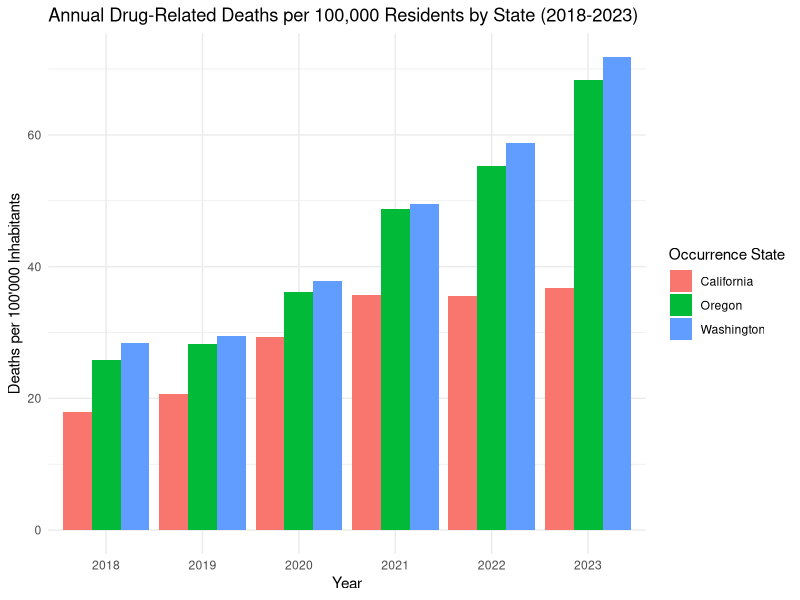
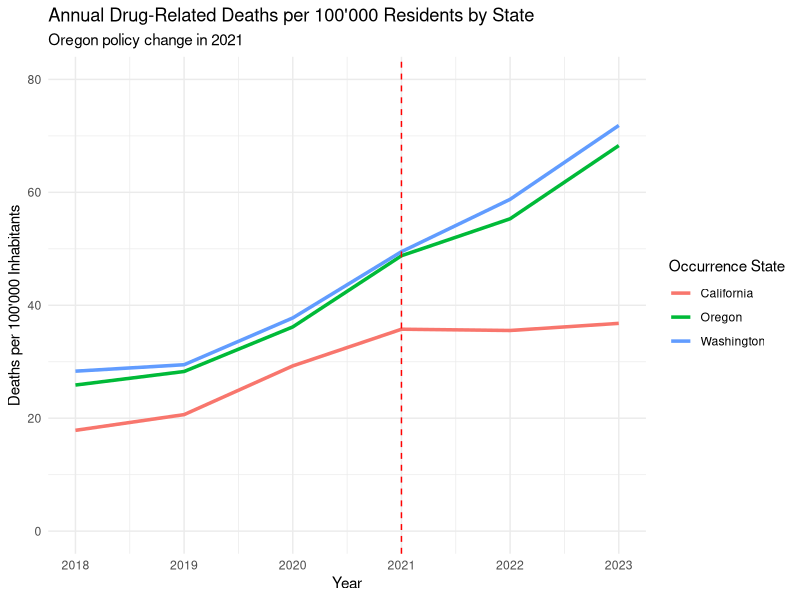
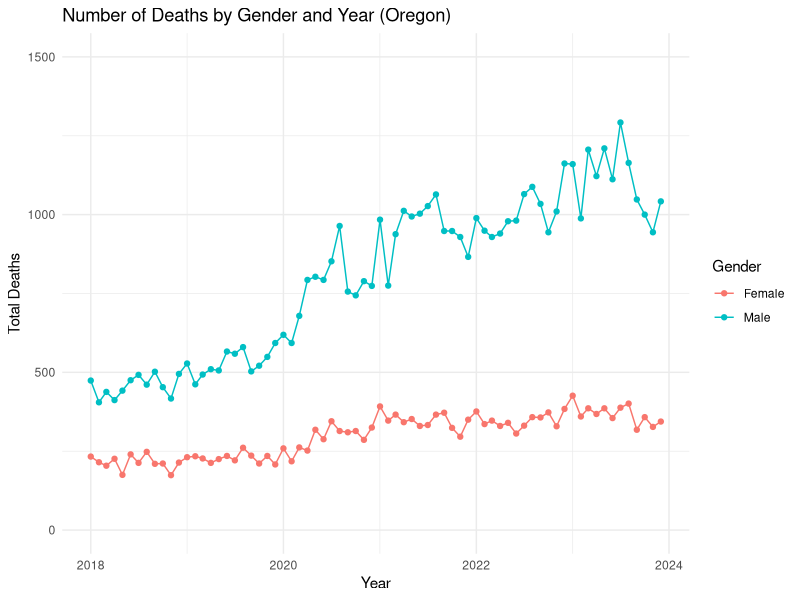
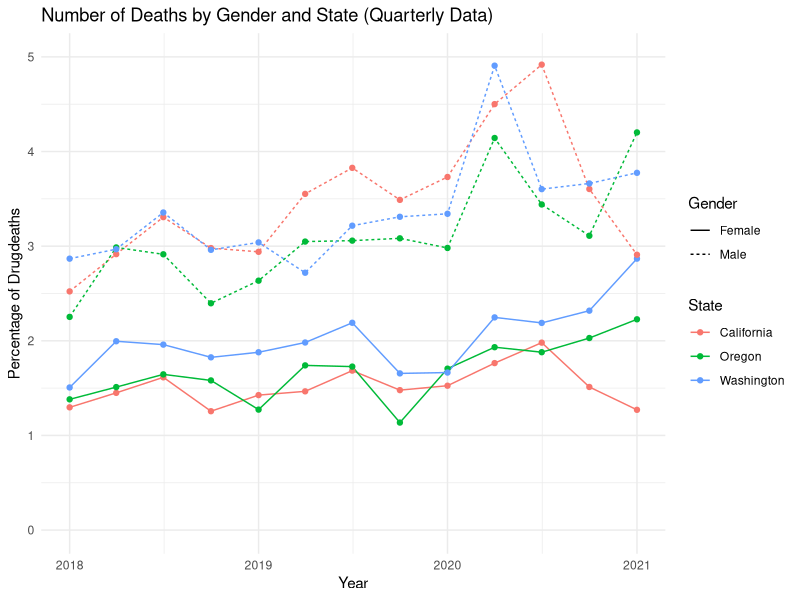
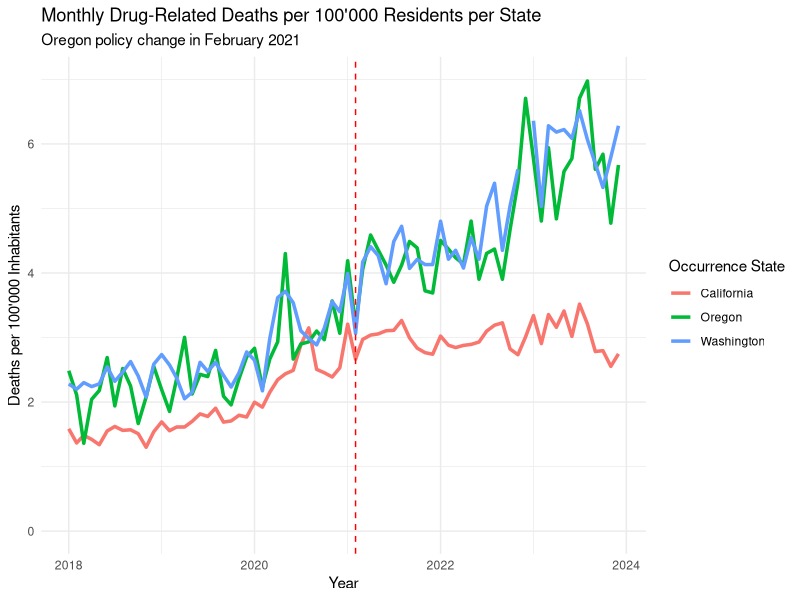
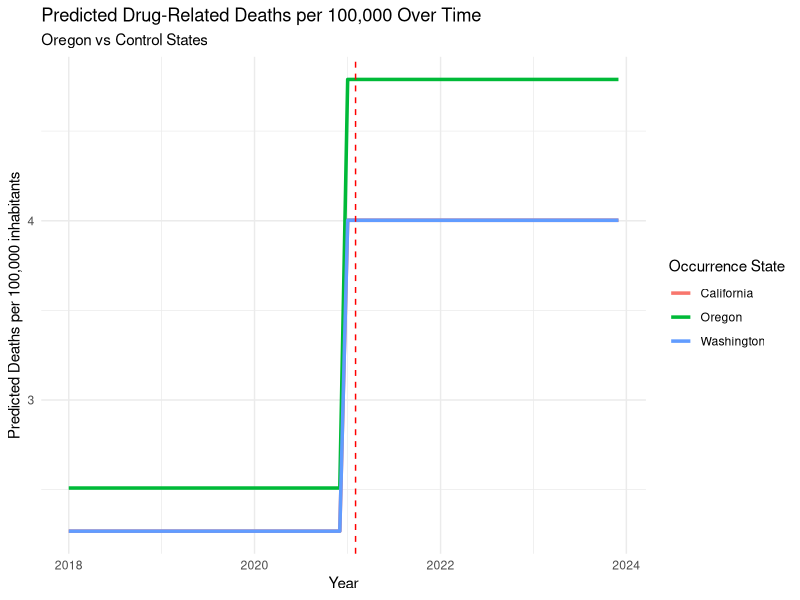
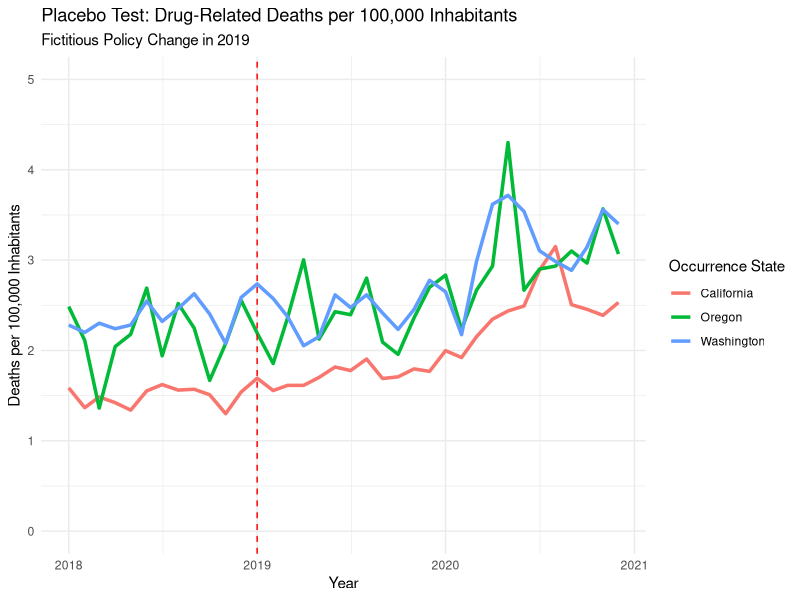
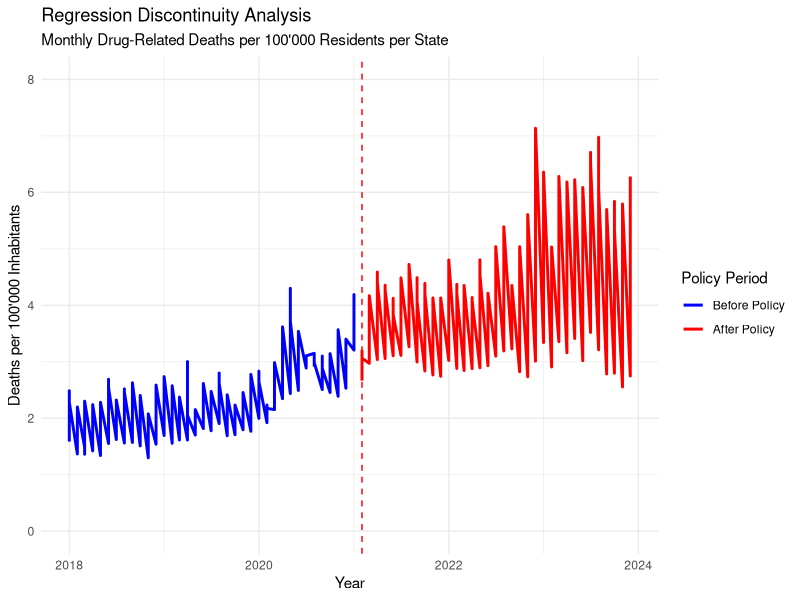

Generate these figures, in order, with R:
## ---- chunk 1
knitr::opts_chunk$set(echo = TRUE)
## ---- chunk 2
library(readxl)
library(dplyr)
library(zoo)
library(lubridate)
library(ggplot2)
library(tidyr)
library(lmtest)
library(sandwich)
library(forecast)
library(plm)
  
#globally exclude code chunks from the output
knitr::opts_chunk$set(echo = FALSE)

#globally turn on caching
knitr::opts_chunk$set(cache = TRUE)

# globally turn off warnings and messages
knitr::opts_chunk$set(warning = FALSE)
knitr::opts_chunk$set(message = FALSE)

# globally set the theme for ggplot
theme_set(theme_minimal())

#setting directory
#setwd(dirname(rstudioapi::getSourceEditorContext()$path))
getwd()
## ---- chunk 3
# load the relevant part of the Data set, exclude notes starting from row 4374
Data <- read_excel("data/Drug_related_Deaths_2018-2024.xlsx", n_max = 4374)


# Overview for the Data
head(Data, 10)
str(Data)

## ---- chunk 4
# Read population data from Excel file for each region

# Load the population data from the first range (D244:M244)
population_oregon_1 <- read_excel("data/Ca_Or_Wa Population 2010-23.xlsx", 
                                  sheet = "Oregon", 
                                  range = "D244:M244", 
                                  col_names = FALSE)  

# Load the population data from the second range (Q244:T244)
population_oregon_2 <- read_excel("data/Ca_Or_Wa Population 2010-23.xlsx", 
                                  sheet = "Oregon", 
                                  range = "Q244:T244", 
                                  col_names = FALSE)  

# Combine the two data frames (horizontally) into one row
population_oregon <- cbind(population_oregon_1, population_oregon_2)

# Manually set the column names (years 2010 to 2023)
colnames(population_oregon) <- 2010:2023



# Load the population data from the first range in California
population_california_1 <- read_excel("data/Ca_Or_Wa Population 2010-23.xlsx", 
                                  sheet = "California", 
                                  range = "D487:M487", 
                                  col_names = FALSE)  

# Load the population data from the second range (Q487:T487)
population_california_2 <- read_excel("data/Ca_Or_Wa Population 2010-23.xlsx", 
                                  sheet = "California", 
                                  range = "Q487:T487", 
                                  col_names = FALSE)  

# Combine the two data frames (horizontally) into one row
population_california <- cbind(population_california_1, population_california_2)

# Manually set the column names (years 2010 to 2023)
colnames(population_california) <- 2010:2023



# Load the population data from the first range in Washington
population_washington_1 <- read_excel("data/Ca_Or_Wa Population 2010-23.xlsx", 
                                  sheet = "Washington", 
                                  range = "D286:M286", 
                                  col_names = FALSE)  

# Load the population data from the second range 
population_washington_2 <- read_excel("data/Ca_Or_Wa Population 2010-23.xlsx", 
                                  sheet = "Washington", 
                                  range = "Q286:T286", 
                                  col_names = FALSE)  

# Combine the two data frames (horizontally) into one row
population_washington <- cbind(population_washington_1, population_washington_2)

# Manually set the column names (years 2010 to 2023)
colnames(population_washington) <- 2010:2023


# Combine population data into a single data frame with an added column for state
population_data <- bind_rows(
  population_oregon %>% mutate(State = "Oregon"),
  population_washington %>% mutate(State = "Washington"),
  population_california %>% mutate(State = "California")
)


# Remove the temporary variables from the environment
rm(population_oregon_1, population_oregon_2, population_washington_1, 
   population_washington_2, population_california_1, population_california_2,
   population_oregon, population_washington, population_california)

# Convert wide format to long format
population_data <- population_data %>%
  pivot_longer(cols = -State,    # All columns except 'State'
               names_to = "year",   # The new column for years
               values_to = "population_count")  # The new column for population counts

#Convert year column to numeric
population_data$year <- as.numeric(population_data$year)  

## ---- chunk 5

# look into Dates 
unique(Data$Month)

# Delete Notes column without grepl 
Data <- Data[, !grepl("Notes", names(Data))]

# Delete Row Sep., 2024 since the data is not complete
Data <- Data[Data$Month != "Sep., 2024 (provisional and partial)", ]

# Create column Provisional (TRUE/FALSE) based on the col Month '(provisional)'
Data$Provisional <- grepl("\\(provisional\\)", Data$Month)

# Delete " (provisional)" from the Date
####Data$Month <- gsub(" \\(provisional\\)", "", Data$Month)

# Convert into Date Variable
####Data$Month <- as.yearmon(Data$Month, format = "%b., %Y")
Data <- Data %>%
  #mutate(`Month` = as.yearmon(`Month Code`, format = "%Y/%m"))
    mutate(`Month` = ym(`Month Code`))


#### look into Deaths
#### Data$Deaths

# count of "Suppressed"
sum(Data$Deaths == "Suppressed")

# Some of the numbers are "Suppressed" this means that there are between 1 and 9 cases
# To use Deaths as a number we can leave them as NA's or substitute by a random number between 1 and 9

# Set seed for reproducibility if needed
set.seed(23)  

# Replace "Suppressed" in the Death column with a random number between 1 and 9
Data$Deaths <- ifelse(Data$Deaths == "Suppressed", sample(1:9, sum(Data$Deaths == "Suppressed"), replace = TRUE), Data$Deaths)
Data$Deaths <- as.numeric(Data$Deaths)

summary(Data)
sum(Data$Deaths == "Suppressed")
# Delete all columns that end on Code, they are duplicates of the other columns
Data <- Data[, !grepl("Code$", names(Data))]

# keep one version of the Dataset with all Deaths
Data_complete <- Data

# Filters the data to only include drug-induced deaths (removes alcohol-induced and non-drug related deaths)
Data <- Data %>% filter(`UCD - Drug/Alcohol Induced` == "Drug-induced causes")

glimpse(Data)
## ---- chunk 6

# Filter the data for each complete years 2018 to 2023
Data_18_23 <- Data %>%
  filter(`Month` >= ym("2018-01") & `Month` <= ym("2023-12"))

# Group the data by occurrence state and year, then sum deaths per year
Data_18_23 <- Data_18_23 %>%
  group_by(`Occurrence State`, year = year(`Month`)) %>%
  summarise(Deaths = sum(Deaths))

# Merge the death data with population data by state and year
Data_with_population <- Data_18_23 %>%
  left_join(population_data, by = c("Occurrence State" = "State", "year" = "year"))

# Calculate deaths per 100,000 inhabitants for each year
Data_with_population <- Data_with_population %>%
  mutate(Deaths_per_100000 = (Deaths / population_count) * 100000)


# Plot the number of deaths per 10,000 inhabitants for each year and state
ggplot(Data_with_population, aes(x = factor(year), y = Deaths_per_100000, fill = `Occurrence State`)) +
  geom_bar(stat = "identity", position = "dodge") +
  labs(title = "Annual Drug-Related Deaths per 100,000 Residents by State (2018-2023)",
       x = "Year",
       y = "Deaths per 100'000 Inhabitants")


# Plot the trends over time for each state per year
ggplot(Data_with_population, aes(x = year, y = Deaths_per_100000, color = `Occurrence State`)) +
  geom_line(linewidth = 1.2) +
  geom_vline(xintercept = 2021, linetype = "dashed", color = "red") +  # Mark the policy change
  labs(title = "Annual Drug-Related Deaths per 100'000 Residents by State",
       subtitle = "Oregon policy change in 2021",
       x = "Year", y = "Deaths per 100'000 Inhabitants") +
   ylim(0, 80)   # Ensure y-axis starts at 0

## ---- chunk 7
# Prepare the data untill 2023
data_gender_year <- Data %>%
  filter(`Month` >= ym("2018-01") & `Month` <= ym("2023-12")) %>%
  select(Gender, Month, Deaths) %>%
  group_by(Gender, Month) %>%
  summarise(Total_Deaths = sum(Deaths, na.rm = TRUE)) %>%
  ungroup()

# Plot the data
ggplot(data_gender_year, aes(x = Month, y = Total_Deaths, color = Gender, group = Gender)) +
  geom_line() +
  geom_point() +
  labs(title = "Number of Deaths by Gender and Year (Oregon)",
       x = "Year",
       y = "Total Deaths",
       color = "Gender") +
       ylim(0, 1500) 

# Perform t-test for significant differences by gender 
t.test(Total_Deaths ~ Gender, data = data_gender_year)

## ---- chunk 8
# Prepare the data
#use quarterly data to make it smoother
data_Anova <- Data %>%
  filter(`Month` < ym("2021-02")) %>%
  mutate(Quarter = floor_date(as.Date(Month), "quarter")) %>%    
  select(Gender, Quarter, `Occurrence State`, Deaths) %>%
  group_by(Gender, Quarter, `Occurrence State`) %>%
  summarise(Total_Deaths = sum(Deaths, na.rm = TRUE)) %>%
  ungroup()

data_Anova$all_death <- Data_complete %>%
  filter(`Month` < ym("2021-02")) %>%
  mutate(Quarter = floor_date(as.Date(Month), "quarter")) %>%
  select(Gender, Quarter, `Occurrence State`, Deaths) %>%
  group_by(Gender, Quarter, `Occurrence State`) %>%
  summarise(Total_Deaths = sum(Deaths, na.rm = TRUE)) %>%
  ungroup() %>%
  pull(Total_Deaths)

data_Anova$DrugDeath_Percentage <- data_Anova$Total_Deaths / data_Anova$all_death *100

# Plot the data
ggplot(data_Anova, aes(x = Quarter, y = DrugDeath_Percentage, color = `Occurrence State`, linetype = Gender)) +
  geom_line() +
  geom_point() +
  labs(title = "Number of Deaths by Gender and State (Quarterly Data)",
       x = "Year",
       y = "Percentage of Drugdeaths",
       color = "State") +
        ylim(0, 5) 

# Perform ANOVA for significant differences by gender or State
data_Anova <- data_Anova %>%
  mutate(Gender = as.factor(Gender),
         `Occurrence State` = as.factor(`Occurrence State`))

# Test for effects in Gender, State and interactions
anova_model <- aov(DrugDeath_Percentage ~ Gender + `Occurrence State`, data = data_Anova)

summary(anova_model)

## ---- chunk 9

# Filter the data for each complete month in 2018 to 2023 
Data_monthly <- Data %>%
  filter(`Month` >= ym("2018-01") & `Month` <= ym("2023-12"))

# Group the data by occurrence state and month, then sum deaths per month
Data_monthly <- Data_monthly %>%
  group_by(`Occurrence State`, year = year(`Month`), month = month(`Month`)) %>%
  summarise(Deaths = sum(Deaths))


# Merge the death data with population data by state and year
Data_monthly <- Data_monthly %>%
  left_join(population_data, by = c("Occurrence State" = "State", "year" = "year"))

# Calculate deaths per 100,000 inhabitants for each year
Data_monthly <- Data_monthly  %>%
  mutate(Deaths_per_100000 = (Deaths / population_count) * 100000)


# Create 'treatment' and 'post_policy' variables
Data_monthly <- Data_monthly %>%
  mutate(
    treatment = ifelse(`Occurrence State` == "Oregon", 1, 0),  # 1 for Oregon, 0 for California/Washington
    post_policy = ifelse(year >= 2021, 1, 0),  # 1 for years 2021 and later
    interaction = treatment * post_policy  # Interaction term for DiD
  )

# Create a new date column by combining year and month
Data_monthly <- Data_monthly %>%
  mutate(date = ym(paste(year, month, sep = "-")))  # Combine year and month into a date


# Difference-in-Differences (DiD) regression model with Deaths_per_100000

did_model <- lm(Deaths_per_100000 ~ treatment + post_policy + interaction, data = Data_monthly)
summary(did_model)

# Robust standard errors to handle heteroscedasticity
coeftest(did_model, vcov = vcovHC(did_model, type = "HC1"))

## ---- chunk 10
# Plot DiD Results
# Plot the trends over time for each state
ggplot(Data_monthly, aes(x = date, y = Deaths_per_100000, color = `Occurrence State`)) +
  geom_line(linewidth = 1.2) +
  geom_vline(xintercept = as.Date("2021-02-01"), linetype = "dashed", color = "red") +  # Mark the policy change
  labs(title = "Monthly Drug-Related Deaths per 100'000 Residents per State",
       subtitle = "Oregon policy change in February 2021",
       x = "Year", y = "Deaths per 100'000 Inhabitants") +
       ylim(0, 7)


# Generate predicted values based on the model
Data_monthly$predicted <- predict(did_model, newdata = Data_monthly)

# Visualize the predicted trends
ggplot(Data_monthly, aes(x = date, y = predicted, color = `Occurrence State`)) +
  geom_line(linewidth = 1.2) +
  geom_vline(xintercept = as.Date("2021-02-01"), linetype = "dashed", color = "red") +  # Mark the policy change
  labs(title = "Predicted Drug-Related Deaths per 100,000 Over Time",
       subtitle = "Oregon vs Control States",
       x = "Year", y = "Predicted Deaths per 100,000 inhabitants")

## ---- chunk 11

# Subset data for Oregon and Washington pre Policy
oregon_data <- Data_monthly %>% filter(date >= as.Date("2018-01-01") & date <= as.Date("2021-02-01") & `Occurrence State` == "Oregon")
washington_data <- Data_monthly %>% filter(date >= as.Date("2018-01-01") & date <= as.Date("2021-02-01") & `Occurrence State` == "Washington")
california_data <- Data_monthly %>% filter(date >= as.Date("2018-01-01") & date <= as.Date("2021-02-01") & `Occurrence State` == "California")




# Calculate the correlation coefficient between the two states
correlation <- cor(oregon_data$Deaths_per_100000, washington_data$Deaths_per_100000)
coorelation_c <- cor(oregon_data$Deaths_per_100000, california_data$Deaths_per_100000)

# Print the result
correlation
coorelation_c
#Seperate DiD

# Example for DiD with only California as control
did_model_california <- lm(Deaths_per_100000 ~ treatment + post_policy + interaction, 
                           data = Data_monthly %>% filter(`Occurrence State` %in% c("Oregon", "California")))

# Example for DiD with only Washington as control
did_model_washington <- lm(Deaths_per_100000 ~ treatment + post_policy + interaction, 
                           data = Data_monthly %>% filter(`Occurrence State` %in% c("Oregon", "Washington")))

# Compare the results
summary(did_model_california)
summary(did_model_washington)
## ---- chunk 12
# Make a Difference-in-Differences model for the years 2018-2020 as a placebo test
Data_placebo <- Data_monthly %>%
  filter(date >= as.Date("2018-01-01") & date <= as.Date("2020-12-01"))

# Create 'treatment' and 'post_policy' variables for the placebo test
Data_placebo <- Data_placebo %>%
  mutate(
    treatment = ifelse(`Occurrence State` == "Oregon", 1, 0),  # 1 for Oregon, 0 for California/Washington
    post_policy = ifelse(year >= 2019, 1, 0),  # 1 for years 2019 and later
    interaction = treatment * post_policy  # Interaction term for DiD
  )

# Difference-in-Differences (DiD) model for the placebo test
did_model_placebo <- lm(Deaths_per_100000 ~ treatment + post_policy + interaction, data = Data_placebo)
summary(did_model_placebo)

# Robust standard errors for the placebo test
#coeftest(did_model_placebo, vcov = vcovHC(did_model_placebo, type = "HC1"))

# Plot the placebo test results
ggplot(Data_placebo, aes(x = date, y = Deaths_per_100000, color = `Occurrence State`)) +
  geom_line(linewidth = 1.2) +
  geom_vline(xintercept = as.Date("2019-01-01"), linetype = "dashed", color = "red") +  # Mark the placebo policy change
  labs(title = "Placebo Test: Drug-Related Deaths per 100,000 Inhabitants",
       subtitle = "Fictitious Policy Change in 2019",
       x = "Year", y = "Deaths per 100,000 Inhabitants") + ylim(0, 5)

## ---- chunk 13
# Regression Discontinuity Analysis: To further validate the DiD results


# Create a binary variable for the policy change
Data_RD <- Data_monthly %>%
  mutate(policy_change = ifelse(date >= as.Date("2021-02-01"), 1, 0))

# Fit a regression model to estimate the effect of the policy change
rd_model <- lm(Deaths_per_100000 ~ policy_change, data = Data_RD)
summary(rd_model)

# Robust standard errors to handle heteroscedasticity
coeftest(rd_model, vcov = vcovHC(rd_model, type = "HC1"))


# Plot the regression discontinuity analysis
ggplot(Data_RD, aes(x = date, y = Deaths_per_100000, color = as.factor(policy_change))) +
  geom_line(linewidth = 1) +
  geom_vline(xintercept = as.Date("2021-02-01"), linetype = "dashed", color = "red") +  # Mark the policy change
  
  # Custom color for before and after policy
  scale_color_manual(values = c("0" = "blue", "1" = "red"), labels = c("Before Policy", "After Policy")) +
  
  # Custom labels and title
  labs(title = "Regression Discontinuity Analysis",
       subtitle = "Monthly Drug-Related Deaths per 100'000 Residents per State",
       x = "Date", y = "", 
       color = "Policy Period") +  # Custom legend title
        ylab("Deaths per 100'000 Inhabitants") +
        xlab("Year") +
  # Ensure y-axis starts at 0
  ylim(0, 8)
## ---- chunk 14
# Filter the data for Oregon and clean it
data_oregon <- Data %>%
  filter(`Occurrence State` == "Oregon") %>%
  mutate(Deaths = as.numeric(Deaths),    # Convert Deaths to numeric
         date = as.Date(paste0(Month, "-01")))  # Create a proper date column

# Create a time series object for Oregon deaths
ts_oregon <- ts(data_oregon$Deaths, start = c(2018, 1), frequency = 12)

# Split the data for training (2018-2022) and validation (2023)
train_ts <- window(ts_oregon, end = c(2022, 12))
valid_ts <- window(ts_oregon, start = c(2023, 1), end = c(2023, 12))

# Fit an ARIMA model (or other model)
arima_model <- auto.arima(train_ts)

# Forecast for the validation period (2023-2024)
forecast_2023_2024 <- forecast(arima_model, h = 12)

# Plot the forecast against the actual validation data
plot(forecast_2023_2024, main = "Forecast Training for Drug-Related Deaths in Oregon (2023-2024)",
     xlab = "Year", ylab = "Deaths per 100,000 inhabitants") +  ylim(0, 52)
lines(valid_ts, col = "red")  # Add the actual data for comparison
legend("topright", legend = c("Forecast", "Actual Data"), col = c("#2222e7", "red"), lty = 1)

# compute the accuracy of the model
accuracy(forecast_2023_2024, valid_ts)

# After validating the model, forecast for 2025
forecast_2025 <- forecast(arima_model, h = 24)

# Plot the forecast for 2025
plot(forecast_2025, main = "Forecast for Drug-Related Deaths in Oregon (2025)",
     xlab = "Year", ylab = "Deaths per 100,000 inhabitants")+  ylim(0, 52)
lines(valid_ts, col = "red")  # Add the actual data for comparison
legend("topright", legend = c("Forecast", "Actual Data"), col = c("#2222e7", "red"), lty = 1)
